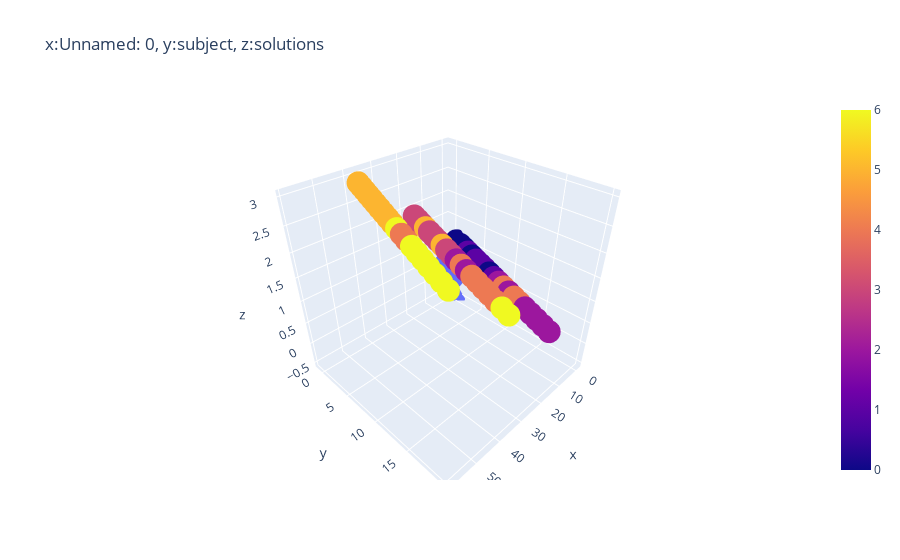
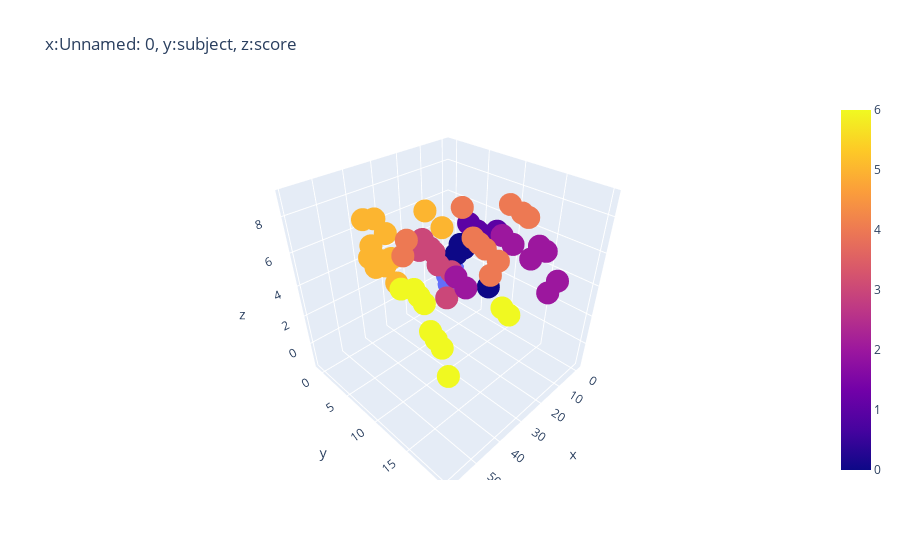
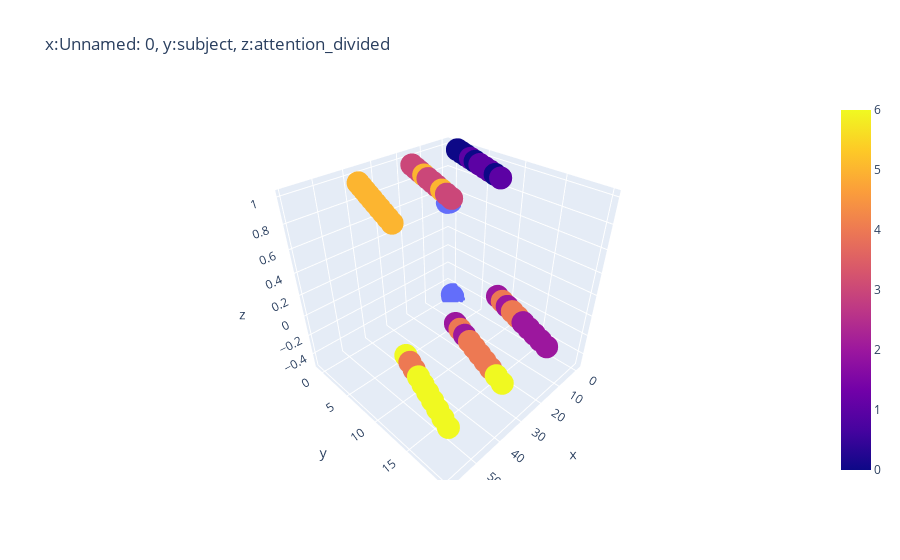
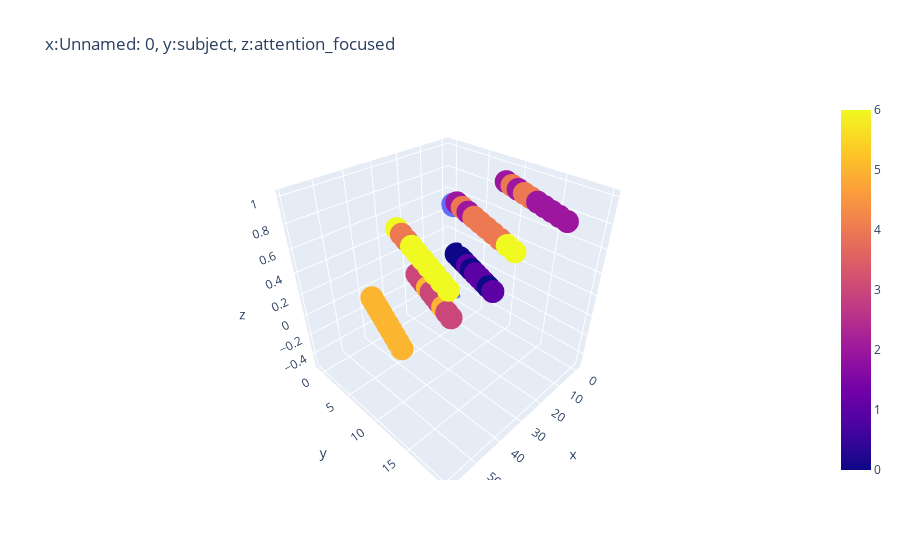

These figures' notebook cell, in order:
### Code cell
Plotly3D(X.columns,ClusterDF)

### Figure 1 — Plotly figure (JSON) as saved in the notebook; plotly's stock layout.template omitted (floating-point values rounded to 4 significant figures)
{"data": [{"hovertemplate": "x=%{x}<br>y=%{y}<br>z=%{z}<extra></extra>", "legendgroup": "", "marker": {"color": "#636efa", "symbol": "circle"}, "mode": "markers", "name": "", "scene": "scene", "showlegend": false, "type": "scatter3d", "x": [-0.9322, -0.7966, -0.4915, -0.1186, 0.1186, 0.5254, 0.8983], "y": [-0.7895, -0.3684, 0.5789, -0.3684, 0.3684, -0.4737, 0.6842], "z": [-0.5, -0.5, -0.5, 0, 0, 0.5, 0.5]}, {"hovertemplate": "Unnamed: 0=%{x}<br>subject=%{y}<br>solutions=%{z}<br>ClusterID=%{marker.color}<extra></extra>", "legendgroup": "", "marker": {"color": [0, 0, 0, 1, 0, 1, 1, 1, 0, 1, 2, 4, 2, 4, 4, 2, 2, 2, 2, 2, 3, 3, 3, 5, 3, 3, 3, 5, 3, 3, 2, 4, 2, 4, 4, 4, 4, 4, 6, 6, 5, 5, 5, 5, 5, 5, 5, 5, 5, 5, 6, 4, 4, 6, 6, 6, 6, 6, 6, 6], "coloraxis": "coloraxis", "symbol": "circle"}, "mode": "markers", "name": "", "scene": "scene", "showlegend": false, "type": "scatter3d", "x": [0, 1, 2, 3, 4, 5, 6, 7, 8, 9, 10, 11, 12, 13, 14, 15, 16, 17, 18, 19, 20, 21, 22, 23, 24, 25, 26, 27, 28, 29, 30, 31, 32, 33, 34, 35, 36, 37, 38, 39, 40, 41, 42, 43, 44, 45, 46, 47, 48, 49, 50, 51, 52, 53, 54, 55, 56, 57, 58, 59], "y": [1, 2, 3, 4, 5, 6, 7, 8, 9, 10, 11, 12, 13, 14, 15, 16, 17, 18, 19, 20, 1, 2, 3, 4, 5, 6, 7, 8, 9, 10, 11, 12, 13, 14, 15, 16, 17, 18, 19, 20, 1, 2, 3, 4, 5, 6, 7, 8, 9, 10, 11, 12, 13, 14, 15, 16, 17, 18, 19, 20], "z": [1, 1, 1, 1, 1, 1, 1, 1, 1, 1, 1, 1, 1, 1, 1, 1, 1, 1, 1, 1, 2, 2, 2, 2, 2, 2, 2, 2, 2, 2, 2, 2, 2, 2, 2, 2, 2, 2, 2, 2, 3, 3, 3, 3, 3, 3, 3, 3, 3, 3, 3, 3, 3, 3, 3, 3, 3, 3, 3, 3]}], "layout": {"title": {"text": "x:Unnamed: 0, y:subject, z:solutions"}}}

### Figure 2 — Plotly figure (JSON) as saved in the notebook; plotly's stock layout.template omitted (floating-point values rounded to 4 significant figures)
{"data": [{"hovertemplate": "x=%{x}<br>y=%{y}<br>z=%{z}<extra></extra>", "legendgroup": "", "marker": {"color": "#636efa", "symbol": "circle"}, "mode": "markers", "name": "", "scene": "scene", "showlegend": false, "type": "scatter3d", "x": [-0.9322, -0.7966, -0.4915, -0.1186, 0.1186, 0.5254, 0.8983], "y": [-0.7895, -0.3684, 0.5789, -0.3684, 0.3684, -0.4737, 0.6842], "z": [-1.5, -0.5, 0, -0.75, 1, 0, 0]}, {"hovertemplate": "Unnamed: 0=%{x}<br>subject=%{y}<br>score=%{z}<br>ClusterID=%{marker.color}<extra></extra>", "legendgroup": "", "marker": {"color": [0, 0, 0, 1, 0, 1, 1, 1, 0, 1, 2, 4, 2, 4, 4, 2, 2, 2, 2, 2, 3, 3, 3, 5, 3, 3, 3, 5, 3, 3, 2, 4, 2, 4, 4, 4, 4, 4, 6, 6, 5, 5, 5, 5, 5, 5, 5, 5, 5, 5, 6, 4, 4, 6, 6, 6, 6, 6, 6, 6], "coloraxis": "coloraxis", "symbol": "circle"}, "mode": "markers", "name": "", "scene": "scene", "showlegend": false, "type": "scatter3d", "x": [0, 1, 2, 3, 4, 5, 6, 7, 8, 9, 10, 11, 12, 13, 14, 15, 16, 17, 18, 19, 20, 21, 22, 23, 24, 25, 26, 27, 28, 29, 30, 31, 32, 33, 34, 35, 36, 37, 38, 39, 40, 41, 42, 43, 44, 45, 46, 47, 48, 49, 50, 51, 52, 53, 54, 55, 56, 57, 58, 59], "y": [1, 2, 3, 4, 5, 6, 7, 8, 9, 10, 11, 12, 13, 14, 15, 16, 17, 18, 19, 20, 1, 2, 3, 4, 5, 6, 7, 8, 9, 10, 11, 12, 13, 14, 15, 16, 17, 18, 19, 20, 1, 2, 3, 4, 5, 6, 7, 8, 9, 10, 11, 12, 13, 14, 15, 16, 17, 18, 19, 20], "z": [2, 3, 3, 5, 4, 5, 5, 5, 2, 6, 6, 8, 6, 8, 8, 6, 7, 7, 5, 6, 4, 4, 5, 7, 5, 5, 4.5, 7, 3, 5, 5, 9, 5, 8, 8, 8, 7, 8, 6, 6, 7, 5, 6, 5, 8, 6, 6, 8, 7, 6, 6, 8, 9, 7, 7, 7, 6, 6, 6, 5]}], "layout": {"title": {"text": "x:Unnamed: 0, y:subject, z:score"}}}

### Figure 3 — Plotly figure (JSON) as saved in the notebook; plotly's stock layout.template omitted (floating-point values rounded to 4 significant figures)
{"data": [{"hovertemplate": "x=%{x}<br>y=%{y}<br>z=%{z}<extra></extra>", "legendgroup": "", "marker": {"color": "#636efa", "symbol": "circle"}, "mode": "markers", "name": "", "scene": "scene", "showlegend": false, "type": "scatter3d", "x": [-0.9322, -0.7966, -0.4915, -0.1186, 0.1186, 0.5254, 0.8983], "y": [-0.7895, -0.3684, 0.5789, -0.3684, 0.3684, -0.4737, 0.6842], "z": [0.5, 0.5, -0.5, 0.5, -0.5, 0.5, -0.5]}, {"hovertemplate": "Unnamed: 0=%{x}<br>subject=%{y}<br>attention_divided=%{z}<br>ClusterID=%{marker.color}<extra></extra>", "legendgroup": "", "marker": {"color": [0, 0, 0, 1, 0, 1, 1, 1, 0, 1, 2, 4, 2, 4, 4, 2, 2, 2, 2, 2, 3, 3, 3, 5, 3, 3, 3, 5, 3, 3, 2, 4, 2, 4, 4, 4, 4, 4, 6, 6, 5, 5, 5, 5, 5, 5, 5, 5, 5, 5, 6, 4, 4, 6, 6, 6, 6, 6, 6, 6], "coloraxis": "coloraxis", "symbol": "circle"}, "mode": "markers", "name": "", "scene": "scene", "showlegend": false, "type": "scatter3d", "x": [0, 1, 2, 3, 4, 5, 6, 7, 8, 9, 10, 11, 12, 13, 14, 15, 16, 17, 18, 19, 20, 21, 22, 23, 24, 25, 26, 27, 28, 29, 30, 31, 32, 33, 34, 35, 36, 37, 38, 39, 40, 41, 42, 43, 44, 45, 46, 47, 48, 49, 50, 51, 52, 53, 54, 55, 56, 57, 58, 59], "y": [1, 2, 3, 4, 5, 6, 7, 8, 9, 10, 11, 12, 13, 14, 15, 16, 17, 18, 19, 20, 1, 2, 3, 4, 5, 6, 7, 8, 9, 10, 11, 12, 13, 14, 15, 16, 17, 18, 19, 20, 1, 2, 3, 4, 5, 6, 7, 8, 9, 10, 11, 12, 13, 14, 15, 16, 17, 18, 19, 20], "z": [1, 1, 1, 1, 1, 1, 1, 1, 1, 1, 0, 0, 0, 0, 0, 0, 0, 0, 0, 0, 1, 1, 1, 1, 1, 1, 1, 1, 1, 1, 0, 0, 0, 0, 0, 0, 0, 0, 0, 0, 1, 1, 1, 1, 1, 1, 1, 1, 1, 1, 0, 0, 0, 0, 0, 0, 0, 0, 0, 0]}], "layout": {"title": {"text": "x:Unnamed: 0, y:subject, z:attention_divided"}}}

### Figure 4 — Plotly figure (JSON) as saved in the notebook; plotly's stock layout.template omitted (floating-point values rounded to 4 significant figures)
{"data": [{"hovertemplate": "x=%{x}<br>y=%{y}<br>z=%{z}<extra></extra>", "legendgroup": "", "marker": {"color": "#636efa", "symbol": "circle"}, "mode": "markers", "name": "", "scene": "scene", "showlegend": false, "type": "scatter3d", "x": [-0.9322, -0.7966, -0.4915, -0.1186, 0.1186, 0.5254, 0.8983], "y": [-0.7895, -0.3684, 0.5789, -0.3684, 0.3684, -0.4737, 0.6842], "z": [-0.5, -0.5, 0.5, -0.5, 0.5, -0.5, 0.5]}, {"hovertemplate": "Unnamed: 0=%{x}<br>subject=%{y}<br>attention_focused=%{z}<br>ClusterID=%{marker.color}<extra></extra>", "legendgroup": "", "marker": {"color": [0, 0, 0, 1, 0, 1, 1, 1, 0, 1, 2, 4, 2, 4, 4, 2, 2, 2, 2, 2, 3, 3, 3, 5, 3, 3, 3, 5, 3, 3, 2, 4, 2, 4, 4, 4, 4, 4, 6, 6, 5, 5, 5, 5, 5, 5, 5, 5, 5, 5, 6, 4, 4, 6, 6, 6, 6, 6, 6, 6], "coloraxis": "coloraxis", "symbol": "circle"}, "mode": "markers", "name": "", "scene": "scene", "showlegend": false, "type": "scatter3d", "x": [0, 1, 2, 3, 4, 5, 6, 7, 8, 9, 10, 11, 12, 13, 14, 15, 16, 17, 18, 19, 20, 21, 22, 23, 24, 25, 26, 27, 28, 29, 30, 31, 32, 33, 34, 35, 36, 37, 38, 39, 40, 41, 42, 43, 44, 45, 46, 47, 48, 49, 50, 51, 52, 53, 54, 55, 56, 57, 58, 59], "y": [1, 2, 3, 4, 5, 6, 7, 8, 9, 10, 11, 12, 13, 14, 15, 16, 17, 18, 19, 20, 1, 2, 3, 4, 5, 6, 7, 8, 9, 10, 11, 12, 13, 14, 15, 16, 17, 18, 19, 20, 1, 2, 3, 4, 5, 6, 7, 8, 9, 10, 11, 12, 13, 14, 15, 16, 17, 18, 19, 20], "z": [0, 0, 0, 0, 0, 0, 0, 0, 0, 0, 1, 1, 1, 1, 1, 1, 1, 1, 1, 1, 0, 0, 0, 0, 0, 0, 0, 0, 0, 0, 1, 1, 1, 1, 1, 1, 1, 1, 1, 1, 0, 0, 0, 0, 0, 0, 0, 0, 0, 0, 1, 1, 1, 1, 1, 1, 1, 1, 1, 1]}], "layout": {"title": {"text": "x:Unnamed: 0, y:subject, z:attention_focused"}}}
